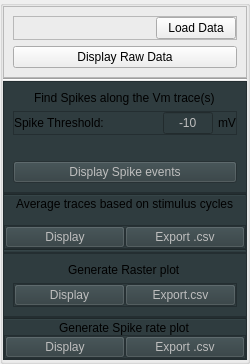
                  <widget class="QGroupBox" name="DataAnalysis_groupBox">
                   <property name="sizePolicy">
                    <sizepolicy hsizetype="Fixed" vsizetype="Preferred">
                     <horstretch>0</horstretch>
                     <verstretch>0</verstretch>
                    </sizepolicy>
                   </property>
                   <property name="minimumSize">
                    <size>
                     <width>250</width>
                     <height>0</height>
                    </size>
                   </property>
                   <property name="maximumSize">
                    <size>
                     <width>250</width>
                     <height>16777215</height>
                    </size>
                   </property>
                   <property name="styleSheet">
                    <string notr="true"/>
                   </property>
                   <layout class="QVBoxLayout" name="verticalLayout_34">
                    <property name="spacing">
                     <number>0</number>
                    </property>
                    <property name="leftMargin">
                     <number>0</number>
                    </property>
                    <property name="topMargin">
                     <number>0</number>
                    </property>
                    <property name="rightMargin">
                     <number>0</number>
                    </property>
                    <property name="bottomMargin">
                     <number>1</number>
                    </property>
                    <item>
                     <widget class="QFrame" name="DataAnalysis_LoadData_frame">
                      <property name="frameShape">
                       <enum>QFrame::StyledPanel</enum>
                      </property>
                      <property name="frameShadow">
                       <enum>QFrame::Raised</enum>
                      </property>
                      <layout class="QVBoxLayout" name="verticalLayout_36">
                       <item>
                        <widget class="QFrame" name="DataAnalysis_LoadData_subframe">
                         <property name="frameShape">
                          <enum>QFrame::StyledPanel</enum>
                         </property>
                         <property name="frameShadow">
                          <enum>QFrame::Raised</enum>
                         </property>
                         <layout class="QHBoxLayout" name="horizontalLayout_62">
                          <property name="spacing">
                           <number>0</number>
                          </property>
                          <property name="leftMargin">
                           <number>0</number>
                          </property>
                          <property name="topMargin">
                           <number>0</number>
                          </property>
                          <property name="rightMargin">
                           <number>0</number>
                          </property>
                          <property name="bottomMargin">
                           <number>0</number>
                          </property>
                          <item>
                           <widget class="QLabel" name="DataAnalysis_LoadData_label">
                            <property name="sizePolicy">
                             <sizepolicy hsizetype="Expanding" vsizetype="Preferred">
                              <horstretch>0</horstretch>
                              <verstretch>0</verstretch>
                             </sizepolicy>
                            </property>
                            <property name="text">
                             <string/>
                            </property>
                            <property name="wordWrap">
                             <bool>true</bool>
                            </property>
                           </widget>
                          </item>
                          <item>
                           <widget class="QPushButton" name="DataAnalysis_LoadData_pushButton">
                            <property name="text">
                             <string>Load Data</string>
                            </property>
                           </widget>
                          </item>
                         </layout>
                        </widget>
                       </item>
                       <item>
                        <widget class="QPushButton" name="DataAnalysis_LoadData_Display_pushButton">
                         <property name="text">
                          <string>Display Raw Data</string>
                         </property>
                        </widget>
                       </item>
                      </layout>
                     </widget>
                    </item>
                    <item>
                     <widget class="Line" name="DataAnalysis_LoadData_line">
                      <property name="orientation">
                       <enum>Qt::Horizontal</enum>
                      </property>
                     </widget>
                    </item>
                    <item>
                     <widget class="QFrame" name="DataAnalysis_Spike_frame">
                      <property name="styleSheet">
                       <string notr="true">background-color: rgb(47,60,63);
</string>
                      </property>
                      <property name="frameShape">
                       <enum>QFrame::StyledPanel</enum>
                      </property>
                      <property name="frameShadow">
                       <enum>QFrame::Raised</enum>
                      </property>
                      <layout class="QVBoxLayout" name="verticalLayout_41">
                       <item alignment="Qt::AlignHCenter">
                        <widget class="QLabel" name="DataAnalysis_Spike_label">
                         <property name="text">
                          <string>Find Spikes along the Vm trace(s)</string>
                         </property>
                        </widget>
                       </item>
                       <item>
                        <widget class="QFrame" name="DataAnalysis_Spike_subframe">
                         <property name="frameShape">
                          <enum>QFrame::StyledPanel</enum>
                         </property>
                         <property name="frameShadow">
                          <enum>QFrame::Raised</enum>
                         </property>
                         <layout class="QHBoxLayout" name="horizontalLayout_69">
                          <property name="spacing">
                           <number>5</number>
                          </property>
                          <property name="leftMargin">
                           <number>0</number>
                          </property>
                          <property name="topMargin">
                           <number>0</number>
                          </property>
                          <property name="rightMargin">
                           <number>0</number>
                          </property>
                          <property name="bottomMargin">
                           <number>0</number>
                          </property>
                          <item>
                           <widget class="QLabel" name="DataAnalysis_Spike_threshold_label">
                            <property name="sizePolicy">
                             <sizepolicy hsizetype="Expanding" vsizetype="Preferred">
                              <horstretch>0</horstretch>
                              <verstretch>0</verstretch>
                             </sizepolicy>
                            </property>
                            <property name="text">
                             <string>Spike Threshold: </string>
                            </property>
                           </widget>
                          </item>
                          <item alignment="Qt::AlignRight">
                           <widget class="QLineEdit" name="DataAnalysis_Spike_lineEdit">
                            <property name="enabled">
                             <bool>false</bool>
                            </property>
                            <property name="sizePolicy">
                             <sizepolicy hsizetype="Fixed" vsizetype="Fixed">
                              <horstretch>0</horstretch>
                              <verstretch>0</verstretch>
                             </sizepolicy>
                            </property>
                            <property name="minimumSize">
                             <size>
                              <width>50</width>
                              <height>0</height>
                             </size>
                            </property>
                            <property name="maximumSize">
                             <size>
                              <width>50</width>
                              <height>16777215</height>
                             </size>
                            </property>
                            <property name="text">
                             <string>-10</string>
                            </property>
                            <property name="alignment">
                             <set>Qt::AlignCenter</set>
                            </property>
                           </widget>
                          </item>
                          <item alignment="Qt::AlignRight">
                           <widget class="QLabel" name="DataAnalysis_Spike_mV_label">
                            <property name="text">
                             <string>mV</string>
                            </property>
                           </widget>
                          </item>
                         </layout>
                        </widget>
                       </item>
                       <item>
                        <widget class="QLabel" name="DataAnalysis_Spike_result_label">
                         <property name="text">
                          <string/>
                         </property>
                         <property name="alignment">
                          <set>Qt::AlignCenter</set>
                         </property>
                        </widget>
                       </item>
                       <item>
                        <widget class="QPushButton" name="DataAnalysis_Spike_Display_pushButton">
                         <property name="enabled">
                          <bool>false</bool>
                         </property>
                         <property name="text">
                          <string>Display Spike events</string>
                         </property>
                        </widget>
                       </item>
                      </layout>
                     </widget>
                    </item>
                    <item>
                     <widget class="QFrame" name="DataAnalysis_Average_frame">
                      <property name="styleSheet">
                       <string notr="true">background-color: rgb(47,60,63);
</string>
                      </property>
                      <property name="frameShape">
                       <enum>QFrame::StyledPanel</enum>
                      </property>
                      <property name="frameShadow">
                       <enum>QFrame::Raised</enum>
                      </property>
                      <layout class="QVBoxLayout" name="verticalLayout_40">
                       <property name="spacing">
                        <number>0</number>
                       </property>
                       <property name="leftMargin">
                        <number>0</number>
                       </property>
                       <property name="topMargin">
                        <number>0</number>
                       </property>
                       <property name="rightMargin">
                        <number>0</number>
                       </property>
                       <property name="bottomMargin">
                        <number>0</number>
                       </property>
                       <item>
                        <widget class="Line" name="DataAnalysis_Spike_line">
                         <property name="orientation">
                          <enum>Qt::Horizontal</enum>
                         </property>
                        </widget>
                       </item>
                       <item alignment="Qt::AlignHCenter">
                        <widget class="QLabel" name="DataAnalysis_Average_result_label">
                         <property name="text">
                          <string>Average traces based on stimulus cycles</string>
                         </property>
                        </widget>
                       </item>
                       <item>
                        <widget class="QLabel" name="DataAnalysis_Average_label">
                         <property name="text">
                          <string/>
                         </property>
                         <property name="alignment">
                          <set>Qt::AlignCenter</set>
                         </property>
                        </widget>
                       </item>
                       <item>
                        <widget class="QFrame" name="DataAnalysis_Average_subframe">
                         <property name="frameShape">
                          <enum>QFrame::StyledPanel</enum>
                         </property>
                         <property name="frameShadow">
                          <enum>QFrame::Raised</enum>
                         </property>
                         <layout class="QHBoxLayout" name="horizontalLayout_102">
                          <property name="spacing">
                           <number>0</number>
                          </property>
                          <property name="leftMargin">
                           <number>0</number>
                          </property>
                          <property name="topMargin">
                           <number>0</number>
                          </property>
                          <property name="rightMargin">
                           <number>0</number>
                          </property>
                          <property name="bottomMargin">
                           <number>0</number>
                          </property>
                          <item>
                           <widget class="QPushButton" name="DataAnalysis_Average_Display_pushButton">
                            <property name="enabled">
                             <bool>false</bool>
                            </property>
                            <property name="text">
                             <string>Display</string>
                            </property>
                           </widget>
                          </item>
                          <item>
                           <widget class="QPushButton" name="DataAnalysis_Average_Save_pushButton">
                            <property name="enabled">
                             <bool>false</bool>
                            </property>
                            <property name="text">
                             <string>Export .csv</string>
                            </property>
                           </widget>
                          </item>
                         </layout>
                        </widget>
                       </item>
                       <item>
                        <widget class="Line" name="DataAnalysis_Average_line">
                         <property name="orientation">
                          <enum>Qt::Horizontal</enum>
                         </property>
                        </widget>
                       </item>
                      </layout>
                     </widget>
                    </item>
                    <item>
                     <widget class="QFrame" name="DataAnalysis_Raster_frame">
                      <property name="sizePolicy">
                       <sizepolicy hsizetype="Preferred" vsizetype="Preferred">
                        <horstretch>0</horstretch>
                        <verstretch>0</verstretch>
                       </sizepolicy>
                      </property>
                      <property name="styleSheet">
                       <string notr="true">background-color: rgb(47,60,63);
</string>
                      </property>
                      <property name="frameShape">
                       <enum>QFrame::StyledPanel</enum>
                      </property>
                      <property name="frameShadow">
                       <enum>QFrame::Raised</enum>
                      </property>
                      <layout class="QVBoxLayout" name="verticalLayout_38">
                       <item alignment="Qt::AlignHCenter">
                        <widget class="QLabel" name="DataAnalysis_Raster_label">
                         <property name="text">
                          <string>Generate Raster plot</string>
                         </property>
                        </widget>
                       </item>
                       <item>
                        <widget class="QFrame" name="DataAnalysis_Raster_subframe">
                         <property name="frameShape">
                          <enum>QFrame::StyledPanel</enum>
                         </property>
                         <property name="frameShadow">
                          <enum>QFrame::Raised</enum>
                         </property>
                         <layout class="QHBoxLayout" name="horizontalLayout_104">
                          <property name="spacing">
                           <number>0</number>
                          </property>
                          <property name="leftMargin">
                           <number>0</number>
                          </property>
                          <property name="topMargin">
                           <number>0</number>
                          </property>
                          <property name="rightMargin">
                           <number>0</number>
                          </property>
                          <property name="bottomMargin">
                           <number>0</number>
                          </property>
                          <item>
                           <widget class="QPushButton" name="DataAnalysis_Raster_Display_pushButton">
                            <property name="enabled">
                             <bool>false</bool>
                            </property>
                            <property name="sizePolicy">
                             <sizepolicy hsizetype="Preferred" vsizetype="Fixed">
                              <horstretch>0</horstretch>
                              <verstretch>0</verstretch>
                             </sizepolicy>
                            </property>
                            <property name="text">
                             <string>Display</string>
                            </property>
                           </widget>
                          </item>
                          <item>
                           <widget class="QPushButton" name="DataAnalysis_Raster_Save_pushButton">
                            <property name="enabled">
                             <bool>false</bool>
                            </property>
                            <property name="sizePolicy">
                             <sizepolicy hsizetype="Preferred" vsizetype="Fixed">
                              <horstretch>0</horstretch>
                              <verstretch>0</verstretch>
                             </sizepolicy>
                            </property>
                            <property name="text">
                             <string>Export.csv</string>
                            </property>
                           </widget>
                          </item>
                         </layout>
                        </widget>
                       </item>
                      </layout>
                     </widget>
                    </item>
                    <item>
                     <widget class="QFrame" name="DataAnalysis_SpikeRate_frame">
                      <property name="styleSheet">
                       <string notr="true">background-color: rgb(47,60,63);
</string>
                      </property>
                      <property name="frameShape">
                       <enum>QFrame::StyledPanel</enum>
                      </property>
                      <property name="frameShadow">
                       <enum>QFrame::Raised</enum>
                      </property>
                      <layout class="QVBoxLayout" name="verticalLayout_37">
                       <property name="spacing">
                        <number>0</number>
                       </property>
                       <property name="leftMargin">
                        <number>0</number>
                       </property>
                       <property name="topMargin">
                        <number>0</number>
                       </property>
                       <property name="rightMargin">
                        <number>0</number>
                       </property>
                       <property name="bottomMargin">
                        <number>0</number>
                       </property>
                       <item>
                        <widget class="Line" name="DataAnalysis_Raster_line">
                         <property name="orientation">
                          <enum>Qt::Horizontal</enum>
                         </property>
                        </widget>
                       </item>
                       <item alignment="Qt::AlignHCenter">
                        <widget class="QLabel" name="DataAnalysis_SpikeRate_label">
                         <property name="text">
                          <string>Generate Spike rate plot</string>
                         </property>
                        </widget>
                       </item>
                       <item>
                        <widget class="QFrame" name="DataAnalysis_SpikeRate_subframe">
                         <property name="frameShape">
                          <enum>QFrame::StyledPanel</enum>
                         </property>
                         <property name="frameShadow">
                          <enum>QFrame::Raised</enum>
                         </property>
                         <layout class="QHBoxLayout" name="horizontalLayout_106">
                          <property name="spacing">
                           <number>0</number>
                          </property>
                          <property name="leftMargin">
                           <number>0</number>
                          </property>
                          <property name="topMargin">
                           <number>0</number>
                          </property>
                          <property name="rightMargin">
                           <number>0</number>
                          </property>
                          <property name="bottomMargin">
                           <number>0</number>
                          </property>
                          <item>
                           <widget class="QPushButton" name="DataAnalysis_SpikeRate_Display_pushButton">
                            <property name="enabled">
                             <bool>false</bool>
                            </property>
                            <property name="text">
                             <string>Display</string>
                            </property>
                           </widget>
                          </item>
                          <item>
                           <widget class="QPushButton" name="DataAnalysis_SpikeRate_Save_pushButton">
                            <property name="enabled">
                             <bool>false</bool>
                            </property>
                            <property name="text">
                             <string>Export .csv</string>
                            </property>
                           </widget>
                          </item>
                         </layout>
                        </widget>
                       </item>
                      </layout>
                     </widget>
                    </item>
                   </layout>
                  </widget>
